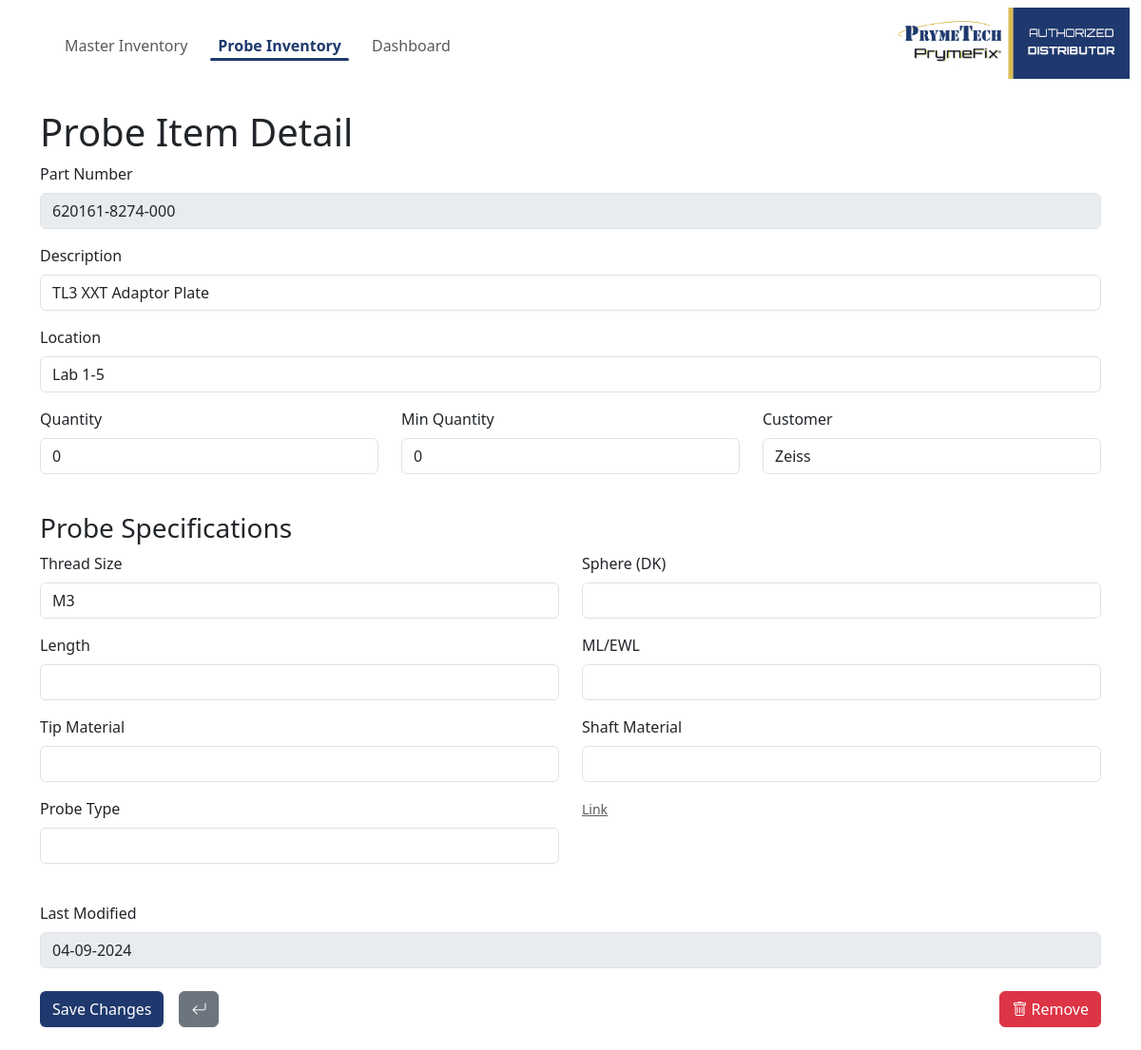
Page /probe-inventory/1 on the committed database.
### tables this page shows
CREATE TABLE probe_inventory (
  id INTEGER PRIMARY KEY AUTOINCREMENT,
  part_number TEXT NOT NULL UNIQUE,
  description TEXT,
  location TEXT,
  quantity INTEGER NOT NULL DEFAULT 0,
  min_quantity INTEGER NOT NULL DEFAULT 0,
  customer TEXT,
  last_modify_date TEXT NOT NULL,
  thread_size TEXT,
  sphere_dk TEXT,
  length TEXT,
  ml_ewl TEXT,
  tip_material TEXT,
  shaft_material TEXT,
  probe_type TEXT,
  link TEXT
);

### app.py (the view, shortened to what this page needs)
@app.route("/probe-inventory/<int:item_id>", methods=["GET", "POST"])
def probe_item_detail(item_id):
    conn = get_conn()
    row = conn.execute("SELECT * FROM probe_inventory WHERE id = ?", (item_id,)).fetchone()
    if row is None:
        flash("Item not found.", "error")
        return redirect(url_for("probe_inventory_list"))
    item = serialize_row(row)
    return render_template("probe_item_detail.html", item=item)

### app.py (called while the page is built)
def get_conn():
    return import_inventory.get_db_connection(DB_PATH)

def serialize_row(row):
    return {key: row[key] for key in row.keys()}

### import_inventory.py (called while the page is built)
def get_db_connection(db_path=DB_PATH):
    conn = sqlite3.connect(db_path, isolation_level=None, detect_types=sqlite3.PARSE_DECLTYPES)
    conn.row_factory = sqlite3.Row
    conn.execute("PRAGMA foreign_keys = ON")
    ensure_schema(conn)
    return conn

def ensure_schema(conn):
    if not os.path.exists(SCHEMA_FILE):
        return
    with open(SCHEMA_FILE, "r", encoding="utf-8") as fp:
        conn.executescript(fp.read())

### templates/probe_item_detail.html (shortened to what this page needs)
{% extends 'layout.html' %}
{% block content %}
  <h1>Probe Item Detail</h1>
  <form method="post">
    <div class="mb-3">
      <label class="form-label">Part Number</label>
      <input class="form-control" value="{{ item.part_number }}" disabled>
    </div>
    <div class="mb-3">
      <label class="form-label">Description</label>
      <input class="form-control" name="description" value="{{ item.description or '' }}">
    </div>
    <div class="mb-3">
      <label class="form-label">Location</label>
      <input class="form-control" name="location" value="{{ item.location or '' }}">
    </div>
    <div class="row">
      <div class="col-md-4 mb-3">
        <label class="form-label">Quantity</label>
        <input class="form-control" name="quantity" type="number" value="{{ item.quantity }}">
      </div>
      <div class="col-md-4 mb-3">
        <label class="form-label">Min Quantity</label>
        <input class="form-control" name="min_quantity" type="number" value="{{ item.min_quantity }}">
      </div>
      <div class="col-md-4 mb-3">
        <label class="form-label">Customer</label>
        <input class="form-control" name="customer" value="{{ item.customer or '' }}">
      </div>
    </div>
    <h3 class="mt-4">Probe Specifications</h3>
    <div class="row">
      <div class="col-md-6 mb-3">
        <label class="form-label">Thread Size</label>
        <input class="form-control" name="thread_size" value="{{ item.thread_size or '' }}">
      </div>
      <div class="col-md-6 mb-3">
        <label class="form-label">Sphere (DK)</label>
        <input class="form-control" name="sphere_dk" value="{{ item.sphere_dk or '' }}">
      </div>
    </div>
    <div class="row">
      <div class="col-md-6 mb-3">
        <label class="form-label">Length</label>
        <input class="form-control" name="length" value="{{ item.length or '' }}">
      </div>
      <div class="col-md-6 mb-3">
        <label class="form-label">ML/EWL</label>
        <input class="form-control" name="ml_ewl" value="{{ item.ml_ewl or '' }}">
      </div>
    </div>
    <div class="row">
      <div class="col-md-6 mb-3">
        <label class="form-label">Tip Material</label>
        <input class="form-control" name="tip_material" value="{{ item.tip_material or '' }}">
      </div>
      <div class="col-md-6 mb-3">
        <label class="form-label">Shaft Material</label>
        <input class="form-control" name="shaft_material" value="{{ item.shaft_material or '' }}">
      </div>
    </div>
    <div class="row">
      <div class="col-md-6 mb-3">
        <label class="form-label">Probe Type</label>
        <input class="form-control" name="probe_type" value="{{ item.probe_type or '' }}">
      </div>
      <div class="col-md-6 mb-3">
        {% if item.link %}
          <a href="{{ item.link }}" target="_blank" class="form-text">Link</a>
        {% endif %}
      </div>
    </div>
    <div class="mb-3 mt-4">
      <label class="form-label">Last Modified</label>
      <input class="form-control" value="{{ item.last_modify_date }}" disabled>
    </div>
      <div class="mb-4 mt-4" style="display: flex; gap: 1rem;">
      <button class="btn" style="background-color: #1f396e; color: white;" type="submit">Save Changes</button>
      <a class="btn btn-secondary" href="{{ url_for('probe_inventory_list') }}"><i class="bi bi-arrow-return-left"></i></a>
      <a
        class="btn btn-danger"
        style="margin-left: auto;"
        href="{{ url_for('remove_probe_inventory_item', item_id=item.id) }}"
        onclick="return confirm('Are you sure you want to remove this item from inventory?');">
        <i class="bi bi-trash"></i> Remove
      </a>
    </div>
  </form>
{% endblock %}

### rows in the picture
probe_inventory: part_number "620161-8274-000", description "TL3 XXT Adaptor Plate", location "Lab 1-5", quantity "0", min_quantity "0", customer "Zeiss", thread_size "M3", last_modify_date "04-09-2024"
